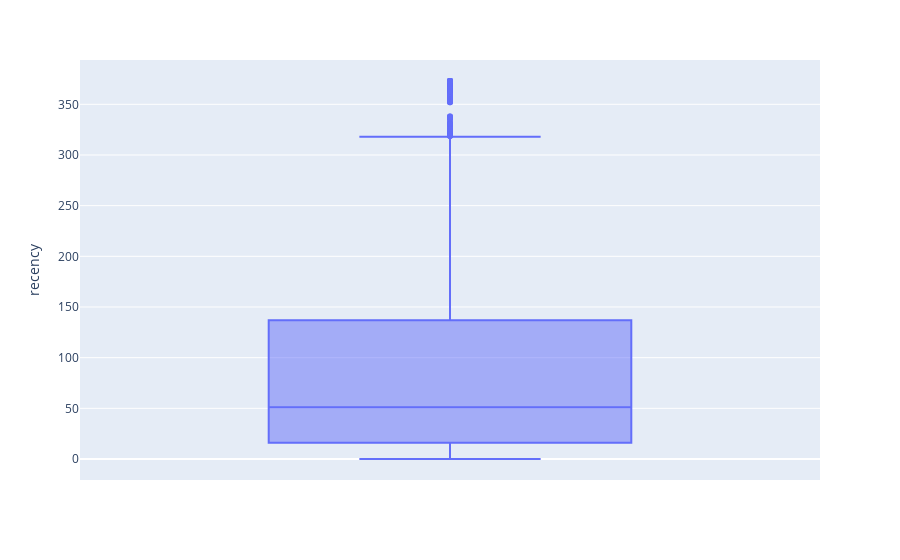

The cell this chart's notebook holds for it:
### Code cell
fig = px.box(rfm_data, y="recency")
fig.show()

### Figure 1 — Plotly figure (JSON) as saved in the notebook; plotly's stock layout.template omitted (floating-point values rounded to 4 significant figures; data arrays with more than 128 entries replaced by an {"elided": "..."} marker saying what was removed)
{"data": [{"alignmentgroup": "True", "hovertemplate": "recency=%{y}<extra></extra>", "legendgroup": "", "marker": {"color": "#636efa"}, "name": "", "notched": false, "offsetgroup": "", "orientation": "v", "showlegend": false, "type": "box", "x0": " ", "xaxis": "x", "y": {"elided": "4383 int values"}, "y0": " ", "yaxis": "y"}], "layout": {"boxmode": "group", "legend": {"tracegroupgap": 0}, "margin": {"t": 60}, "xaxis": {"anchor": "y", "domain": [0, 1]}, "yaxis": {"anchor": "x", "domain": [0, 1], "title": {"text": "recency"}}}}
